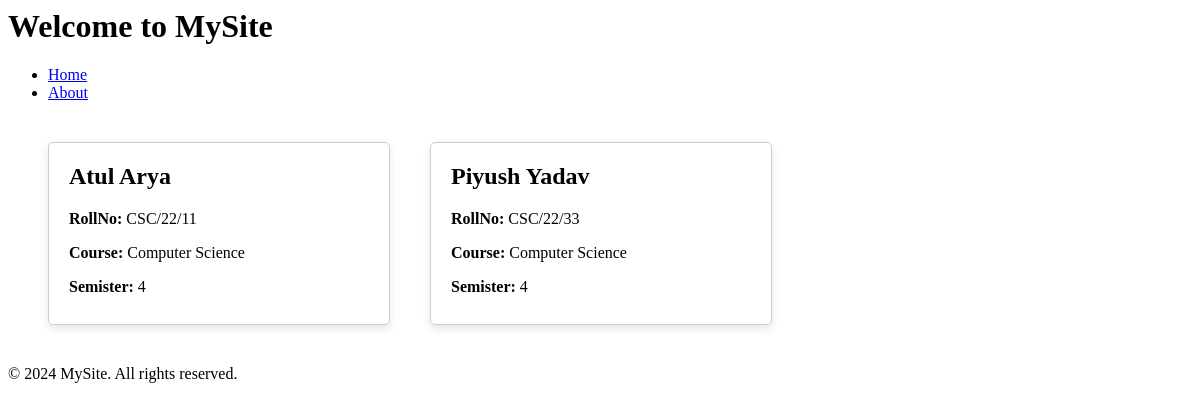
Before: / with the older database file.
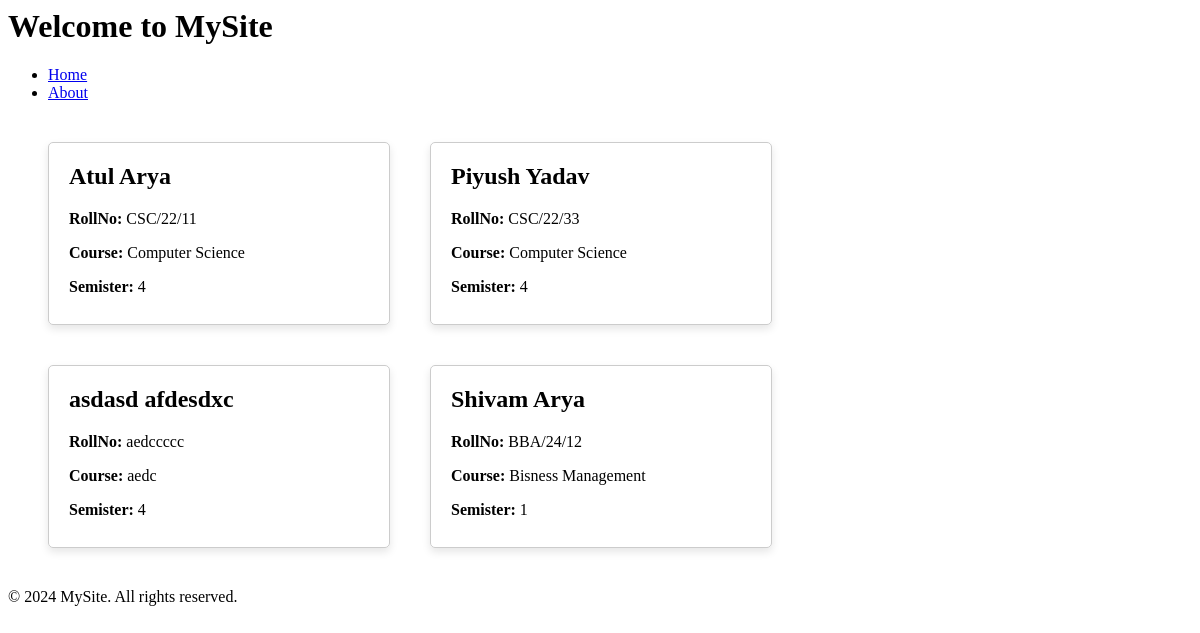
After: the same page with the newer database file.
### home/models.py (models this page shows)
class Student(models.Model):
    Fname = models.CharField(max_length=50)
    Lname = models.CharField(max_length=50)
    RollNo = models.CharField(max_length=10)
    Course = models.CharField(max_length=100)
    Semister = models.IntegerField()

### home/views.py (the view)
# urls.py: path('',views.index,name='home-page'),
def index(request):
    students = Student.objects.all()
    return render(request,'index.html',{'students':students})

### templates/index.html (shortened to what this page needs)
<html lang="en">
<head>
</head>
<body>
    <header>
        <h1>Welcome to MySite</h1>
    </header>
    <nav>
        <ul>
            <li><a href="/">Home</a></li>
            <li><a href="/about">About</a></li>
        </ul>
    </nav>
    <div class="card-container">
        {% for student in students %}
        <div class="card">
            <h2>{{student.Fname}} {{student.Lname}}</h2>
            <p><strong>RollNo:</strong> {{ student.RollNo }}</p>
            <p><strong>Course:</strong> {{ student.Course }}</p>
            <p><strong>Semister:</strong> {{ student.Semister }}</p>
        </div>
        {% endfor %}
    </div>
    <footer>
        <p>&copy; 2024 MySite. All rights reserved.</p>
    </footer>
</body>
</html>

### templates/index.html (style rules this page uses)
.card-container { display: flex; flex-wrap: wrap; justify-content: 20%; margin: 20px; }
.card { border: 1px solid #ccc; border-radius: 5px; padding: 20px; margin: 20px; width: 300px; box-shadow: 0 4px 8px rgba(0, 0, 0, 0.1); }
.card h2 { margin-top: 0; align-text:center; }
.card p { margin-bottom: 0.5em; }

Changed rows visible on the page:
added Student: Fname "asdasd", Lname "afdesdxc", RollNo "aedccccc", Course "aedc", Semister "4"
added Student: Fname "Shivam", Lname "Arya", RollNo "BBA/24/12", Course "Bisness Management", Semister "1"
